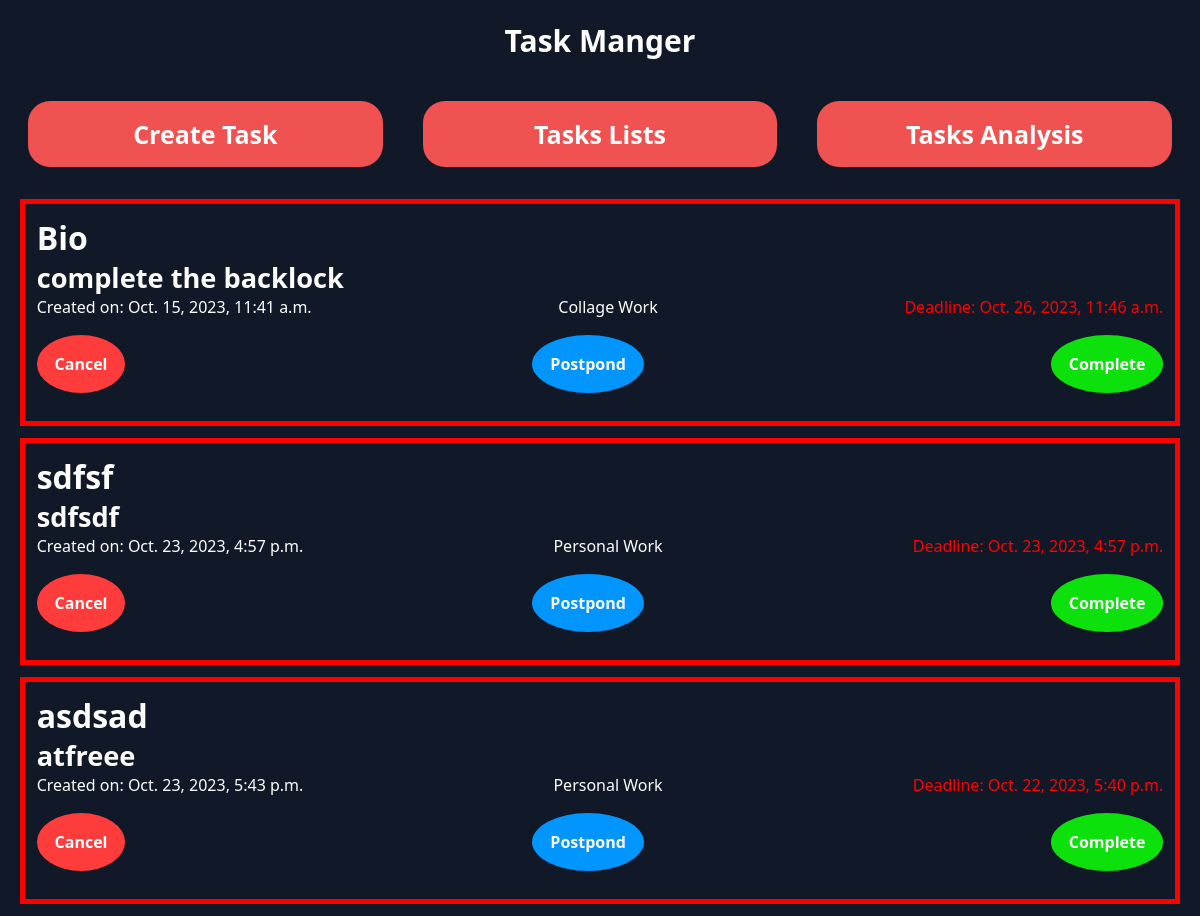
/, run on an earlier commit of the app's database.
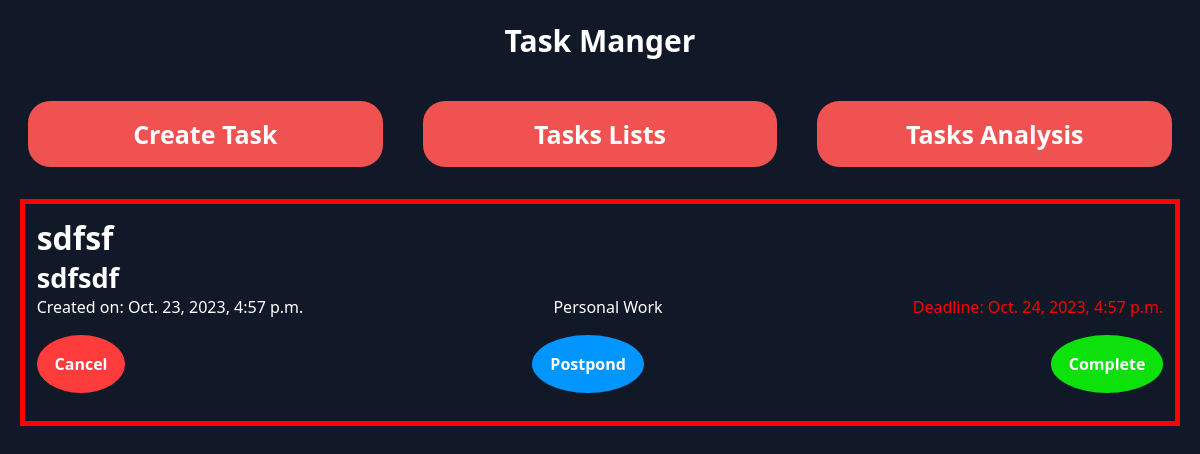
And on a later commit of the database.
### TaskManager/models.py (models this page shows)
class Tasks(models.Model):
    Title = models.CharField(max_length=100)
    Description = models.CharField(max_length = 500)
    Tag = models.ForeignKey("Tag",on_delete=models.CASCADE)
    Timeline = models.DateTimeField()
    Created = models.DateTimeField(default=datetime.datetime.now)
    Status = models.CharField(max_length=2,default="ot") #ontime = ot; late = lt;
    Is_completed = models.BooleanField(default=False)

class Tag(models.Model):
    Tg_name = models.CharField(max_length=20)
    Tg_priority = models.IntegerField(default=0)

### TaskManager/views.py (the view)
def load_landingPage(request):
    if request.method == "POST":
        task_title = request.POST.get('title')
        task_des = request.POST.get('des')
        task_time = request.POST.get('datetime')
        task_tag = request.POST.get('tag_sel')
        task_instance = Tasks(Title = task_title,Description = task_des,Timeline = task_time,Tag = Tag.objects.get(Tg_name = task_tag))
        task_instance.save()
        return redirect('main_page')
    elif request.method == "GET":
        data = Tasks.objects.all()
        for i in data:
            if i.Timeline < timezone.now():
                i.Status = 'lt'
                i.save()
    return render(request,'landing.html',{
        'alltags': Tag.objects.all(),
        'alltasks': Tasks.objects.all(),
    })

### Templates/landing.html (shortened to what this page needs)
{% include 'layout.html' %}
{% block body %}
<div class="tasklist" id="task_list_maincnt">
    {% if alltasks %}
        {% for task in alltasks %}
            {% if task.Is_completed == False %}
                <div class="active_task_area"
                {% if task.Status == "ot"%} style="border-color: green;"
                {% elif task.Status == "lt"%} style="border-color: red;"
                {% elif task.Status == "dt"%} style="border-color: rgb(61, 61, 61);"
                {% endif %}>
                    <div class="task_titile">{{task.Title}}</div>
                    <div class="task_des">
                        <span>{{task.Description}}</span>
                    </div>
                    <div class="task_dates">
                        <div class="task_create_date">Created on: {{task.Created}}</div>
                        <div class="task_tag">{{task.Tag.Tg_name}}</div>
                        {% if  task.Status == "ot" %}
                            <div class="task_timl_date" style="color: green;">Deadline: {{task.Timeline}}</div>
                        {% elif task.Status == "lt" %}
                            <div class="task_timl_date" style="color: red;">Deadline: {{task.Timeline}}</div>
                        {% endif %}
                    </div>
                    <div class="btnarea">
                        <a type="submit" class="cncl_btn" href="{% url 'delte_task' task.id %}">Cancel</a>
                        <a type="submit" class="post_btn" href="{% url 'postpond_task' task.id %}">Postpond</a>
                        <a type="submit" class="com_btn" href="{% url 'complete_task' task.id %}">Complete</a>
                    </div>
                </div>
            {% endif %}
        {% endfor %}
    {% endif %}
</div>
{% endblock %}

What changed in the data, as far as the page shows it:
no longer on this page (row edited): Tasks: Title "Bio", Description "complete the backlock", Created "Oct. 15, 2023, 11:41 a.m.", Tag.Tg_name "Collage Work", Timeline "Oct. 26, 2023, 11:46 a.m."
no longer on this page (row edited): Tasks: Title "asdsad", Description "atfreee", Created "Oct. 23, 2023, 5:43 p.m.", Tag.Tg_name "Personal Work", Timeline "Oct. 22, 2023, 5:40 p.m."
changed Tasks "sdfsf": Timeline "Oct. 23, 2023, 4:57 p.m." → "Oct. 24, 2023, 4:57 p.m."
